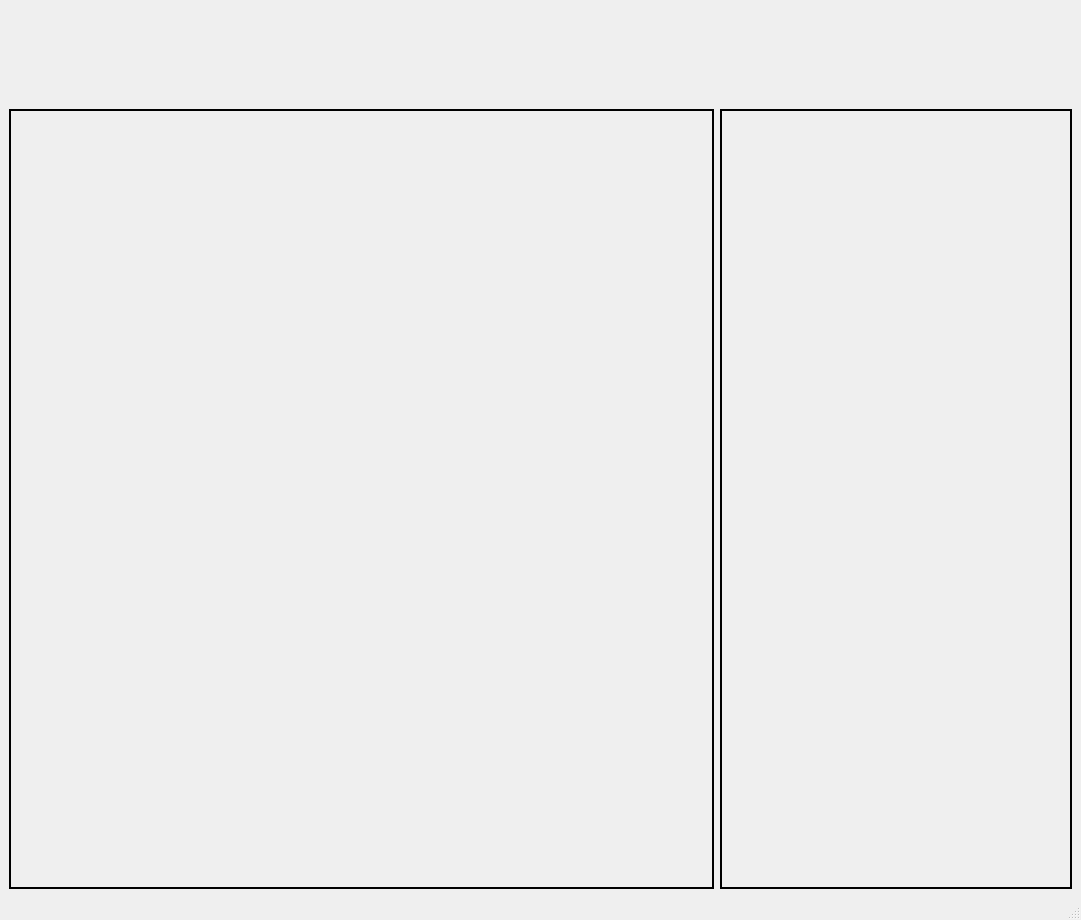
<?xml version="1.0" encoding="UTF-8"?>
<ui version="4.0">
 <class>MainWindow</class>
 <widget class="QMainWindow" name="MainWindow">
  <property name="geometry">
   <rect>
    <x>0</x>
    <y>0</y>
    <width>1081</width>
    <height>920</height>
   </rect>
  </property>
  <property name="sizePolicy">
   <sizepolicy hsizetype="Ignored" vsizetype="Ignored">
    <horstretch>0</horstretch>
    <verstretch>0</verstretch>
   </sizepolicy>
  </property>
  <property name="windowTitle">
   <string>MainWindow</string>
  </property>
  <property name="styleSheet">
   <string notr="true"/>
  </property>
  <widget class="QWidget" name="centralwidget">
   <property name="sizePolicy">
    <sizepolicy hsizetype="Preferred" vsizetype="Preferred">
     <horstretch>0</horstretch>
     <verstretch>1</verstretch>
    </sizepolicy>
   </property>
   <property name="styleSheet">
    <string notr="true">#centralwidget{
border-image : url(:/pics/bloody_frame.png) 0 0 0 0 stretch stretch;
}</string>
   </property>
   <layout class="QHBoxLayout" name="horizontalLayout_2">
    <item>
     <layout class="QHBoxLayout" name="horizontalLayout" stretch="2,1">
      <property name="topMargin">
       <number>100</number>
      </property>
      <item>
       <widget class="QWidget" name="gameField" native="true">
        <property name="sizePolicy">
         <sizepolicy hsizetype="Minimum" vsizetype="Minimum">
          <horstretch>0</horstretch>
          <verstretch>1</verstretch>
         </sizepolicy>
        </property>
        <property name="styleSheet">
         <string notr="true">border : 2px solid black</string>
        </property>
       </widget>
      </item>
      <item>
       <widget class="QWidget" name="arrowField" native="true">
        <property name="sizePolicy">
         <sizepolicy hsizetype="Expanding" vsizetype="Minimum">
          <horstretch>0</horstretch>
          <verstretch>0</verstretch>
         </sizepolicy>
        </property>
        <property name="styleSheet">
         <string notr="true">border : 2px solid black</string>
        </property>
       </widget>
      </item>
     </layout>
    </item>
   </layout>
  </widget>
  <widget class="QMenuBar" name="menubar">
   <property name="geometry">
    <rect>
     <x>0</x>
     <y>0</y>
     <width>1081</width>
     <height>33</height>
    </rect>
   </property>
  </widget>
  <widget class="QStatusBar" name="statusbar"/>
 </widget>
 <resources/>
 <connections/>
</ui>
